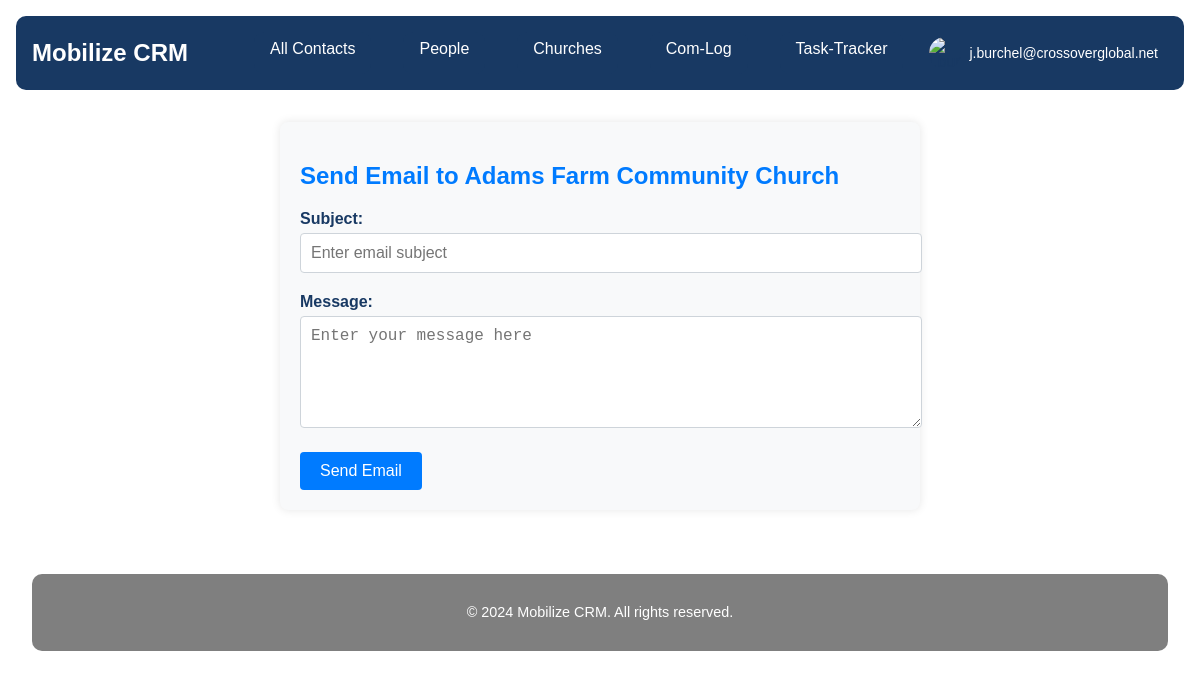
/contacts/church/2/send_email/ (signed in), run on the app's committed database.
### userprofile/models.py (models this page shows, shortened)
class CustomUser(AbstractUser):
    profile_image = models.ImageField(upload_to='profile_images/', null=True, blank=True)
    profile_thumbnail = models.ImageField(upload_to='profile_thumbnails/', null=True, blank=True)
    email_signature = models.TextField(blank=True, null=True)
    signature_logo = models.ImageField(upload_to='signature_logos/', null=True, blank=True)
    groups = models.ManyToManyField(
        'auth.Group',
        verbose_name='groups',
        blank=True,
        help_text='The groups this user belongs to. A user will get all permissions granted to each of their groups.',
        related_name='customuser_set',
        related_query_name='customuser',
    )
    user_permissions = models.ManyToManyField(
        'auth.Permission',
        verbose_name='user permissions',
        blank=True,
        help_text='Specific permissions for this user.',
        related_name='customuser_set',
        related_query_name='customuser',
    )

### contacts/models.py (models this page shows, shortened)
class Contact(models.Model):
    STATE = (
        ('al', 'AL'), ('ak', 'AK'), ('az', 'AZ'), ('ar', 'AR'), ('ca', 'CA'),('co', 'CO'),('ct', 'CT'),('de', 'DE'), ('fl', 'FL'), ('ga', 'GA'),
        ('hi', 'HI'), ('id', 'ID'), ('il', 'IL'), ('in', 'IN'), ('ia', 'IA'), ('ks', 'KS'), ('ky', 'KY'), ('la', 'LA'), ('me', 'ME'),
        ('md', 'MD'), ('ma', 'MA'), ('mi', 'MI'), ('mn', 'MN'), ('ms', 'MS'), ('mo', 'MO'), ('mt', 'MT'), ('ne', 'NE'), ('nv', 'NV'),
        ('nh', 'NH'), ('nj', 'NJ'), ('nm', 'NM'), ('ny', 'NY'), ('nc', 'NC'), ('nd', 'ND'), ('oh', 'OH'), ('ok', 'OK'), ('or', 'OR'),
        ('pa', 'PA'), ('ri', 'RI'), ('sc', 'SC'), ('sd', 'SD'), ('tn', 'TN'), ('tx', 'TX'), ('ut', 'UT'), ('vt', 'VT'), ('va', 'VA'),
        ('wa', 'WA'), ('wv', 'WV'), ('wi', 'WI'), ('wy', 'WY'),('dc', 'DC')
    )
    PREFERRED_CONTACT_METHODS = (
        ('email', 'Email'),('phone', 'Phone'),('text', 'Text'),('Facebook Messanger',
        'Facebook Messanger'),('whatsapp', 'Whatsapp'),('groupme', 'Groupme'),('signal', 'Signal'),('other', 'Other')
    )
    church_name = models.CharField(max_length=100, null=True, blank=True)
    first_name = models.CharField(max_length=100)
    last_name = models.CharField(max_length=100)
    image = models.ImageField(upload_to=get_image_path, null=True, blank=True)
    preferred_contact_method = models.CharField(max_length=100, choices=PREFERRED_CONTACT_METHODS)
    phone = models.CharField(max_length=50)
    email = models.EmailField()
    street_address = models.CharField(max_length=200, null=True, blank=True)
    city = models.CharField(max_length=100, null=True, blank=True)
    state = models.CharField(max_length=2, choices=STATE, null=True, blank=True)
    zip_code = models.CharField(max_length=10, null=True, blank=True)
    initial_notes = models.TextField(null=True, blank=True)
    date_created = models.DateField(auto_now_add=True,null=True, blank=True)
    date_modified = models.DateField(auto_now=True,null=True, blank=True)

### contacts/views.py (the view, shortened to what this page needs)
# urls.py: path('<str:contact_type>/<int:contact_id>/send_email/', views.SendEmailView.as_view(), name='send_email'),
class SendEmailView(LoginRequiredMixin, FormView):
    template_name = 'contacts/send_email.html'
    form_class = EmailForm
    def get_context_data(self, **kwargs):
        context = super().get_context_data(**kwargs)
        contact_type = self.kwargs['contact_type']
        contact_id = self.kwargs['contact_id']
        if contact_type == 'church':
            context['contact'] = get_object_or_404(Church, id=contact_id)
        else:  # person
            context['contact'] = get_object_or_404(People, id=contact_id)
        return context

### contacts/forms.py
class EmailForm(forms.Form):
    subject = forms.CharField(
        max_length=100,
        widget=forms.TextInput(attrs={
            'class': 'form-control',
            'placeholder': 'Enter email subject'
        })
    )
    body = forms.CharField(
        widget=forms.Textarea(attrs={
            'class': 'form-control',
            'rows': 5,
            'placeholder': 'Enter your message here'
        })
    )

### contacts/templates/contacts/send_email.html (shortened to what this page needs)
{% extends 'core/base.html' %}
{% load static %}
{% block extra_css %}
<link rel="stylesheet" href="{% static 'css/send_email.css' %}">
{% endblock %}
{% block content %}
<div class="email-form-container">
    <h2 class="email-form-title">Send Email to {{ contact.name|default:contact.church_name }}</h2>
    <form method="post">
        <div class="form-group">
            <label for="id_subject">Subject:</label>
            {{ form.subject }}
        </div>
        <div class="form-group">
            <label for="id_body">Message:</label>
            {{ form.body }}
        </div>
        <button type="submit" class="btn-send-email">Send Email</button>
    </form>
</div>
{% endblock %}

### core/templates/core/partials/nav.html (shortened to what this page needs)
{% load static %}
<nav class="navbar">
    <a href="/" class="navbar-brand">Mobilize CRM</a>
    <div class="navbar-menu">
        <a href="{% url 'contacts:contact_list' %}" class="navbar-item {% if request.resolver_match.url_name == 'all_contacts' %}active{% endif %}">All Contacts</a>
        <a href="{% url 'contacts:people_list' %}" class="navbar-item {% if request.resolver_match.url_name == 'people_list' %}active{% endif %}">People</a>
        <a href="{% url 'contacts:church_list' %}" class="navbar-item {% if request.resolver_match.url_name == 'church_list' %}active{% endif %}">Churches</a>
        <a href=" {% url 'com_log:list' %}" class="navbar-item {% if request.resolver_match.url_name == 'com_log' %}active{% endif %}">Com-Log</a>
        <a href="{% url 'task_tracker:task_list' %}" class="navbar-item {% if request.resolver_match.url_name == 'task_tracker' %}active{% endif %}">Task-Tracker</a>
        {% if user.is_authenticated %}
            <div class="user-menu">
                {% if user.has_profile_thumbnail %}
                    <img src="{{ user.profile_thumbnail.url }}" alt="{{ user.username }}" class="user-avatar">
                {% elif user.has_profile_image %}
                    <img src="{{ user.profile_image.url }}" alt="{{ user.username }}" class="user-avatar">
                {% else %}
                    <img src="{% static 'images/default_thumbnail.png' %}" alt="{{ user.username }}" class="user-avatar">
                {% endif %}
                <span class="user-menu-text">{{ user.username }}</span>
            </div>
        {% else %}
            <a href="{% url 'userprofile:login' %}" class="navbar-item {% if request.resolver_match.url_name == 'login' %}active{% endif %}">Login</a>
        {% endif %}
    </div>
</nav>
<antArtifact identifier="navbar-template-with-debug" type="application/vnd.ant.code" language="html" title="core/templates/core/partials/nav.html (dropdown-content section)">

### static/css/send_email.css (style rules this page uses)
.email-form-container { max-width: 600px; margin: 0 auto; padding: 20px; background-color: #f8f9fa; border-radius: 8px; box-shadow: 0 0 10px rgba(0,0,0,0.1); }
.email-form-title { color: #007bff; margin-bottom: 20px; }
.form-group { margin-bottom: 20px; }
.form-group label { font-weight: bold; display: block; margin-bottom: 5px; }
.form-control { width: 100%; padding: 10px; border: 1px solid #ced4da; border-radius: 4px; font-size: 16px; }
.btn-send-email { background-color: #007bff; color: white; padding: 10px 20px; border: none; border-radius: 4px; cursor: pointer; font-size: 16px; }

### static/css/main.css (style rules this page uses)
:root { --primary-blue: #183963; --primary-green: #39A949; --primary-gray: #7F7F7F; --primary-white: #FFFFFF; }
body { margin: 0; font-family: Arial, sans-serif; color: var(--primary-blue); background-color: var(--primary-white); }
.navbar { background-color: var(--primary-blue); padding: 1rem; display: flex; justify-content: space-between; align-items: center; margin: 1rem; border-radius: 10px; margin-bottom: auto !important; }
.navbar-brand { color: var(--primary-white); text-decoration: none; font-size: 1.5rem; font-weight: bold; }
.navbar-menu { display: flex; border-radius: 10px; }
.navbar-item { color: var(--primary-white); text-decoration: none; padding: 0.5rem 1rem; margin: 0 1rem; transition: background-color 0.3s; background-color: var(--primary-blue); border-radius: 10px !important; }
.user-menu { position: relative; display: flex; align-items: center; cursor: pointer; padding: 5px 10px; border-radius: 15px; transition: background-color 0.3s ease; }
.user-avatar { width: 32px; height: 32px; border-radius: 50%; object-fit: cover; margin-right: 8px; }
.user-menu-text { color: var(--primary-white); font-size: 14px; }

### data on the page
CustomUser: username "j.burchel@crossoverglobal.net"
Contact: name "Adams Farm Community Church"
